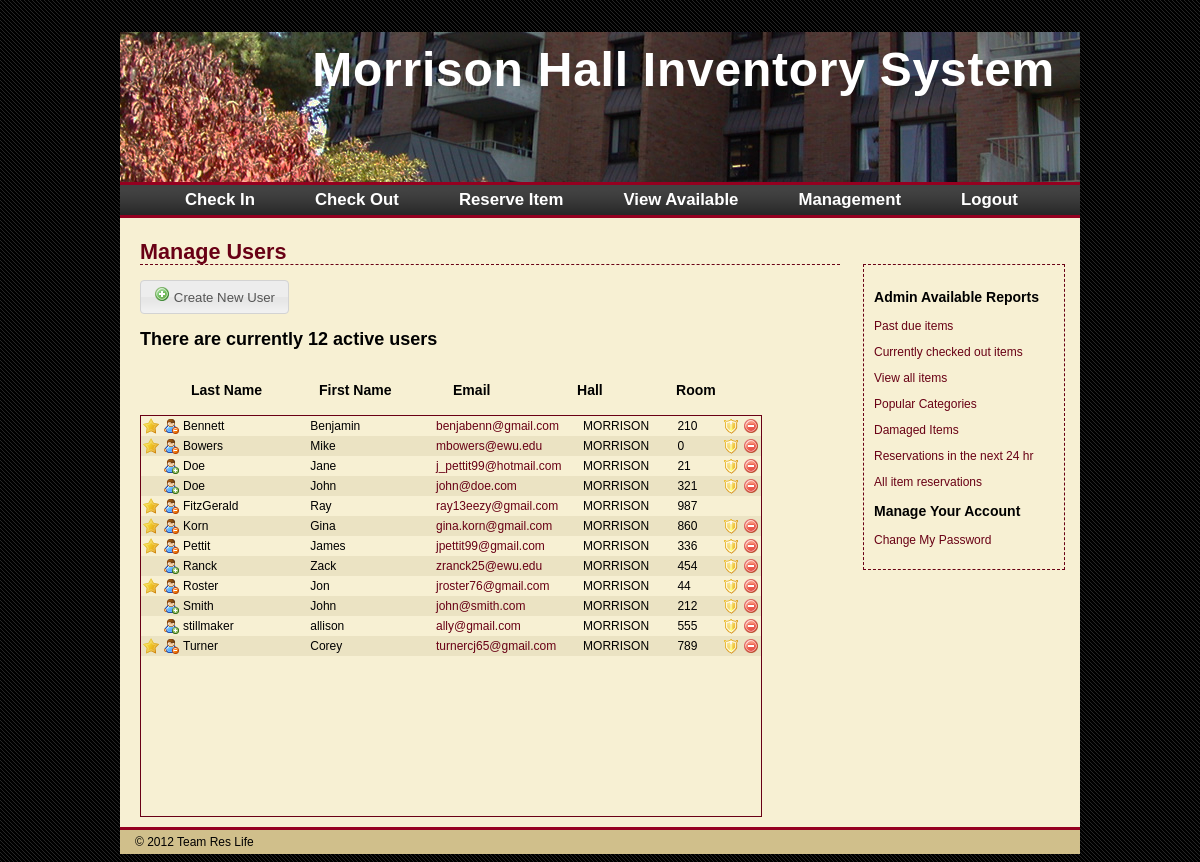
/manageUsers.php (signed in), run on the app's committed database.
### tables this page shows
CREATE TABLE `USER` (
  `STUDENT_ID` int(11) NOT NULL,
  `F_NAME` varchar(50) NOT NULL,
  `L_NAME` varchar(50) NOT NULL,
  `EMAIL` varchar(100) default NULL,
  `encryptedPassword` varchar(32) NOT NULL,
  `admin` tinyint(4) NOT NULL default '0',
  `ROOM_NUMBER` int(11) default NULL,
  `HALL_ID` int(11) default NULL,
  `AVAILABLE_CO` tinyint(1) NOT NULL default '1',
  `transaction_count` int(11) NOT NULL default '0',
  PRIMARY KEY  (`STUDENT_ID`),
  KEY `FK_STU_RESIDENCE_HALL` (`HALL_ID`)
);

CREATE TABLE `RESIDENCE_HALL` (
  `HALL_ID` int(11) NOT NULL,
  `NAME` varchar(10) NOT NULL,
  PRIMARY KEY  (`HALL_ID`)
);

### manageUsers.php (the view, shortened to what this page needs)
<h1>Manage Users</h1>
<button id="create-user"><img src="images/add.png" /> Create New User</button>
<?php
	$dbc = @mysqli_connect (HOST, USER, PASSWORD, DBNAME) OR die ('Could not connect to MySQL: ' . mysqli_connect_error() );
	$query = 'SELECT * FROM USER JOIN RESIDENCE_HALL ON RESIDENCE_HALL.HALL_ID = USER.HALL_ID ORDER BY L_NAME';
	$result = @mysqli_query($dbc, $query);
	$numRows = @mysqli_num_rows($result);
	if ($numRows > 0) {
		echo "<h2>There are currently $numRows active users</h2>";
		echo '<table><tr><td width="20">&nbsp;</td><td width="20">&nbsp;</td><td width="124"><h3>Last Name</h3></td>
			<td width="130"><h3>First Name</h3></td>
			<td width="120"><h3>Email</h3></td>
			<td width="95"><h3>Hall</h3></td>
			<td width="50"><h3>Room</h3></td></tr></table>
			<div class="scrollBox"><table width="100%" cellspacing="0" cellpadding="2">';
		$bg = '#ebe3c3';
		while ($row = mysqli_fetch_array($result, MYSQLI_ASSOC))
		{
			$bg = ($bg=='#f7f0d3' ? '#ebe3c3' : '#f7f0d3');
			echo '<tr bgcolor="' . $bg . '">';
			if ($row['admin'] == 1)
			{
				echo '<td width="16"><img src="images/star.png" /></td>';
				echo '<td width="16"><a href="promoteUser.php?studID=' . $row['STUDENT_ID'] . '&admin=False"><img src="images/user_delete.png" /></a></td>';
			}
			else
			{
				echo '<td width="16">&nbsp;</td>';
				echo '<td width="16"><a href="promoteUser.php?studID=' . $row['STUDENT_ID'] . '&admin=True"><img src="images/user_add.png" /></a></td>';
			}
			echo '<td width="150">' . $row['L_NAME'] . '</td><td width="150">' .
			$row['F_NAME'] . '</td><td width="150"><a href="mailto:' . $row['EMAIL'] . '" />' . $row['EMAIL'] . '</a></td>' .
			'<td width="100">' . $row['NAME'] . '</td><td width="50">' . $row['ROOM_NUMBER'] . '</td>';
			if ($row["EMAIL"] != $_SESSION["email"])
			{
				echo '<td><a onclick="return confirm(\'Are you sure you want to reset this users password?\');" href="resetPassword.php?email=' . $row["EMAIL"] . '" /><img src="images/shield.png" /></a></td>';
				echo '<td><a onclick="return confirm(\'Are you sure you want to delete this user?\');" href="deleteUser.php?studID=' . $row['STUDENT_ID'] . '" />' .
			'<img src="images/delete.png" /></a></td>';
			}
			else
			{
				echo '<td colspan="2">&nbsp;</td>';
			}
			echo '</tr>';
		}
		echo '</table></div>';
	} else {
		echo '<p class="error">There are currently no items.</p>';
	}
?>

### css/style.css (style rules this page uses)
body { font-family: Helvetica, Geneva, Arial, sans-serif; font-size: 12px; font-color: #141414; background-image:url('BGPattern.gif'); background-repeat:repeat; }
#wrapper { position: relative; top:0px; bottom:0px; margin:0 auto; width: 960px; background-color: #f7f0d3; }
#header { position:relative; top:0px; border-bottom:3px solid #950020; height:150px; margin:0 0 0 0; width:960px; background-image:url('headBG3.jpg'); }
#header h1 { color:#fff; font-size:400%; letter-spacing:-2px; text-align:right; padding:10px; padding-right:25px; margin-bottom:-20px; letter-spacing: .75px; }
#headerLinks { position:relative; top:-17px; border-bottom:3px solid #950020; height:30px; margin:0 0 0 0; width:960px; background-image:url('linksBG1.jpg'); background-repeat:repeat-x; }
#links { list-style:none; font-weight:bold; margin-bottom:10px; font-size:140%; width:100%; position:relative; z-index:5; }
#links li { float:left; margin-right:10px; position:relative; padding-left:20px; padding-right:20px; }
#links a { display:block; padding:5px; color:#fff; text-decoration:none; }
#content { position:relative; min-height:400px; height:auto !important; height:400px; margin:0px; margin-left:10px; padding:10px; margin-top:-20px; width:700px; }
#content h1 { color:#690015; border-bottom:1px dashed #690015; font-size:1.8em; line-height:25px; }
.scrollBox { height:400px; width:620px; border:1px solid #690015; overflow-y:scroll; }
#sidebar { position:relative; float: right; margin: 15px; margin-top:29px; padding: 10px; width:180px; border:1px dashed #690015; }
#footer { position:relative; top:0px; border-top:3px solid #950020; padding: 5px; padding-left:15px; width:940px; background-color:#d0bf8b; }
a:link, a:visited { color: #690015; text-decoration: none; }

### css/print.css (style rules this page uses)
body { font-family: Helvetica, Geneva, Arial, sans-serif; font-size: 12px; font-color: #000; background-repeat:repeat; }
#wrapper { position: relative; top:0px; bottom:0px; margin:0; width: 800px; background-color: #ffffff; }
#header { position:relative; top:0px; border-bottom:1px solid #000; height:100px; margin:0 0 0 0; width:800px; }
#header h1 { color:#000; font-size:400%; letter-spacing:-2px; text-align:left; padding:10px; margin-bottom:-20px; letter-spacing: .75px; }
#headerLinks { position:relative; top:0px; border-bottom:1px solid #000; height:26px; margin:0 0 0 0; width:800px; background-repeat:repeat-x; }
#content { position:relative; min-height:400px; height:auto !important; height:400px; margin:0px; margin-left:10px; padding:10px; width:780px; }
#content h1 { color:#000; border-bottom:1px dashed #000; font-size:1.8em; line-height:25px; }
.scrollBox { height:400px; width:620px; border:1px solid #000; overflow-y:scroll; }
#sidebar { display:none; }
#sidebar a:link { color: #fff; }
#footer { display:none; }
a:link, a:visited { color: #000; text-decoration: none; }

### data on the page
user: admin 1 (drawn), L_NAME "Bennett", F_NAME "Benjamin", EMAIL "benjabenn@gmail.com", HALL_ID.NAME "MORRISON", ROOM_NUMBER "210"
user: admin 1 (drawn), L_NAME "Bowers", F_NAME "Mike", EMAIL "mbowers@ewu.edu", HALL_ID.NAME "MORRISON", ROOM_NUMBER "0"
user: admin 0 (drawn), L_NAME "Doe", F_NAME "Jane", EMAIL "j_pettit99@hotmail.com", HALL_ID.NAME "MORRISON", ROOM_NUMBER "21"
user: admin 0 (drawn), L_NAME "Doe", F_NAME "John", EMAIL "john@doe.com", HALL_ID.NAME "MORRISON", ROOM_NUMBER "321"
user: admin 1 (drawn), L_NAME "FitzGerald", F_NAME "Ray", EMAIL "ray13eezy@gmail.com", HALL_ID.NAME "MORRISON", ROOM_NUMBER "987"
user: admin 1 (drawn), L_NAME "Korn", F_NAME "Gina", EMAIL "gina.korn@gmail.com", HALL_ID.NAME "MORRISON", ROOM_NUMBER "860"
user: admin 1 (drawn), L_NAME "Pettit", F_NAME "James", EMAIL "jpettit99@gmail.com", HALL_ID.NAME "MORRISON", ROOM_NUMBER "336"
user: admin 0 (drawn), L_NAME "Ranck", F_NAME "Zack", EMAIL "zranck25@ewu.edu", HALL_ID.NAME "MORRISON", ROOM_NUMBER "454"
user: admin 1 (drawn), L_NAME "Roster", F_NAME "Jon", EMAIL "jroster76@gmail.com", HALL_ID.NAME "MORRISON", ROOM_NUMBER "44"
user: admin 0 (drawn), L_NAME "Smith", F_NAME "John", EMAIL "john@smith.com", HALL_ID.NAME "MORRISON", ROOM_NUMBER "212"
user: admin 0 (drawn), L_NAME "stillmaker", F_NAME "allison", EMAIL "ally@gmail.com", HALL_ID.NAME "MORRISON", ROOM_NUMBER "555"
user: admin 1 (drawn), L_NAME "Turner", F_NAME "Corey", EMAIL "turnercj65@gmail.com", HALL_ID.NAME "MORRISON", ROOM_NUMBER "789"

### other printed values
$numRows "12"
